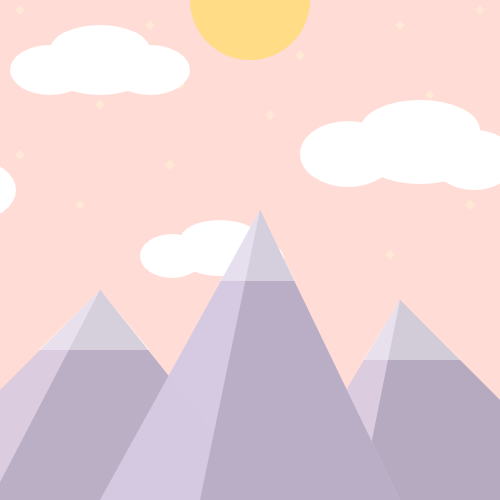
Frame 1 (no input)
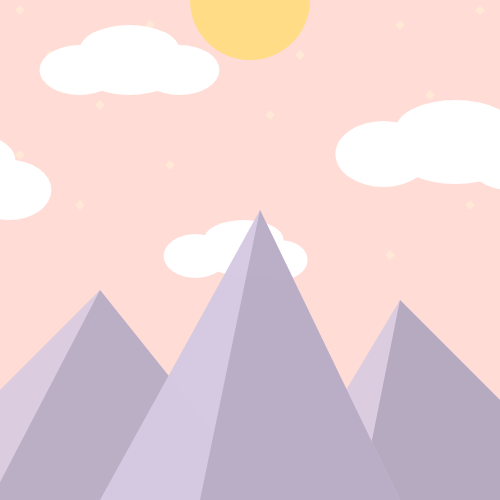
Frame 60 (no input)
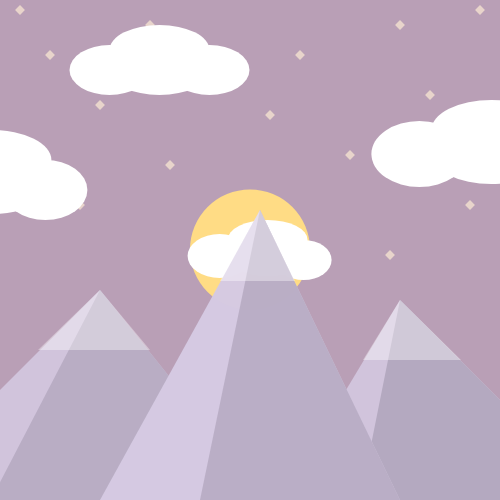
Frame 120 (the mouse pressed at the canvas centre since frame 60)

The p5.js sketch that drew these frames (run headless with seeded random() and noise() and a simulated clock; from frame 60 on, the mouse is pressed at the canvas centre):

// p5.js sketch
// ── sketch.js
//Exercise 3: Sydney Nham
/* My project demonstrates the contrast between night and day in a mountain terrain. Using your 
mouse, drag your cursor along the Y-axis to set the sun and reveal the moon. In addition of the
Y-positioning of your mouse, the project will turn night and day! */

let tx = 250;
let ty = 250;
let cloudx = 100;
let cloudy = 50;
let y = 0;
let move = 0.5;
let starx = 0;
let stary = 0;
let star = 7;
let shine = 170;
let snow = 100;
let fade = 5;

//setup
function setup() {
  createCanvas(500, 500);
}

function draw() {
  let x1 = tx;
  let y1 = ty;
  let x2 = tx + 150;
  let y2 = ty + 250;
  let x3 = tx - 150;
  let y3 = ty + 250;
  let night = map(mouseY, 0, height, 0, 1);
  background(255 - night * 140, 220 - night * 122, 213 - night * 63);

  //moon
  noStroke();
  fill(227, 248, 255);
  circle(250, y - 400, 120);
  fill(255 - night * 140, 220 - night * 122, 213 - night * 63);
  circle(290, y - 400, 120);
  //sun&moon movement
  y = y + (mouseY - y) * 0.1;

  //stars
  push();
  noStroke();
  translate(50, 50);
  fill(255, 238, 213, shine);
  rotate(radians(45));
  rect(starx, stary, star);
  pop();

  push();
  noStroke();
  translate(20, 5);
  rotate(radians(45));
  fill(255, 238, 213, shine);
  rect(starx, stary, star);
  pop();

  push();
  noStroke();
  translate(100, 100);
  rotate(radians(45));
  fill(255, 238, 213, shine);
  rect(starx, stary, star);
  pop();

  push();
  noStroke();
  translate(20, 150);
  rotate(radians(45));
  fill(255, 238, 213, shine);
  rect(starx, stary, star);
  pop();

  push();
  noStroke();
  translate(80, 200);
  rotate(radians(45));
  fill(255, 238, 213, shine);
  rect(starx, stary, star);
  pop();

  push();
  noStroke();
  translate(170, 160);
  rotate(radians(45));
  fill(255, 238, 213, shine);
  rect(starx, stary, star);
  pop();

  push();
  noStroke();
  translate(150, 20);
  rotate(radians(45));
  fill(255, 238, 213, shine);
  rect(starx, stary, star);
  pop();

  push();
  noStroke();
  translate(180, 80);
  rotate(radians(45));
  fill(255, 238, 213, shine);
  rect(starx, stary, star);
  pop();

  push();
  noStroke();
  translate(300, 50);
  rotate(radians(45));
  fill(255, 238, 213, shine);
  rect(starx, stary, star);
  pop();

  push();
  noStroke();
  translate(270, 110);
  rotate(radians(45));
  fill(255, 238, 213, shine);
  rect(starx, stary, star);
  pop();

  push();
  noStroke();
  translate(350, 150);
  rotate(radians(45));
  fill(255, 238, 213, shine);
  rect(starx, stary, star);
  pop();

  push();
  noStroke();
  translate(400, 20);
  rotate(radians(45));
  fill(255, 238, 213, shine);
  rect(starx, stary, star);
  pop();

  push();
  noStroke();
  translate(480, 5);
  rotate(radians(45));
  fill(255, 238, 213, shine);
  rect(starx, stary, star);
  pop();

  push();
  noStroke();
  translate(430, 90);
  rotate(radians(45));
  fill(255, 238, 213, shine);
  rect(starx, stary, star);
  pop();

  push();
  noStroke();
  translate(390, 250);
  rotate(radians(45));
  fill(255, 238, 213, shine);
  rect(starx, stary, star);
  pop();

  push();
  noStroke();
  translate(470, 200);
  rotate(radians(45));
  fill(255, 238, 213, shine);
  rect(starx, stary, star);
  pop();

  //sun
  noStroke();
  fill(255, 220, 133);
  circle(250, y, 120);

  //cloud
  noStroke();
  fill(255);
  ellipse(cloudx, cloudy, 100, 50);
  ellipse(cloudx, cloudy + 20, 100, 50);
  ellipse(cloudx + 50, cloudy + 20, 80, 50);
  ellipse(cloudx - 50, cloudy + 20, 80, 50);

  push();
  translate(300, 70);
  scale(1.2);
  noStroke();
  fill(255);
  ellipse(cloudx, cloudy, 100, 50);
  ellipse(cloudx, cloudy + 20, 100, 50);
  ellipse(cloudx + 45, cloudy + 25, 70, 50);
  ellipse(cloudx - 60, cloudy + 20, 80, 55);
  pop();

  push();
  translate(140, 200);
  scale(0.8);
  noStroke();
  fill(255);
  ellipse(cloudx, cloudy, 100, 50);
  ellipse(cloudx, cloudy + 20, 100, 50);
  ellipse(cloudx + 45, cloudy + 25, 70, 50);
  ellipse(cloudx - 60, cloudy + 20, 80, 55);
  pop();

  push();
  translate(-200, 100);
  scale(1.2);
  noStroke();
  fill(255);
  ellipse(cloudx, cloudy, 100, 50);
  ellipse(cloudx, cloudy + 20, 100, 50);
  ellipse(cloudx + 45, cloudy + 25, 70, 50);
  ellipse(cloudx - 60, cloudy + 20, 80, 55);
  pop();

  //cloud movement
  cloudx = cloudx + move;
  if (cloudx >= width || cloudx <= 0) {
    move = -move;
  }

  //moutain right
  push();
  translate(150, 50);
  noStroke();
  fill(214, 202, 227, 220);
  triangle(x1, y1, x2 + 100, y2, x3, y3);

  fill(179, 168, 191, 240);
  triangle(x1, y1, x2 + 100, y2, x3 * 2, y3);
  pop();

  //mountain left
  push();
  translate(-150, 40);
  noStroke();
  fill(214, 202, 227, 220);
  triangle(x1, y1, x2 + 50, y2, x3 - 100, y3);

  fill(179, 168, 191, 200);
  triangle(x1, y1, x2 + 50, y2, x3 + 20, y3);
  pop();

  //moutain middle
  noStroke();
  fill(214, 202, 227, 250);
  triangle(x1 + 10, y1 - 40, x2, y2, x3, y3);

  fill(179, 168, 191, 200);
  triangle(x1 + 10, y1 - 40, x2, y2, x3 * 2, y3);

  //snow caps
  fill(255, 255, 255, snow);
  triangle(x1 + 10, y1 - 40, x2 - 105, y2 - 219, x3 + 120, y3 - 219);
  triangle(x1 + 150, y1 + 50, x2 + 61, y2 - 140, x3 + 263, y3 - 140);
  triangle(x1 - 150, y1 + 40, x2 - 250, y2 - 150, x3 - 62, y3 - 150);

  if (mouseY > 150) {
    snow = snow + fade;
  } else {
    snow = snow - fade;
  }

  if (snow > 200) {
    snow = 200;
  }
}
